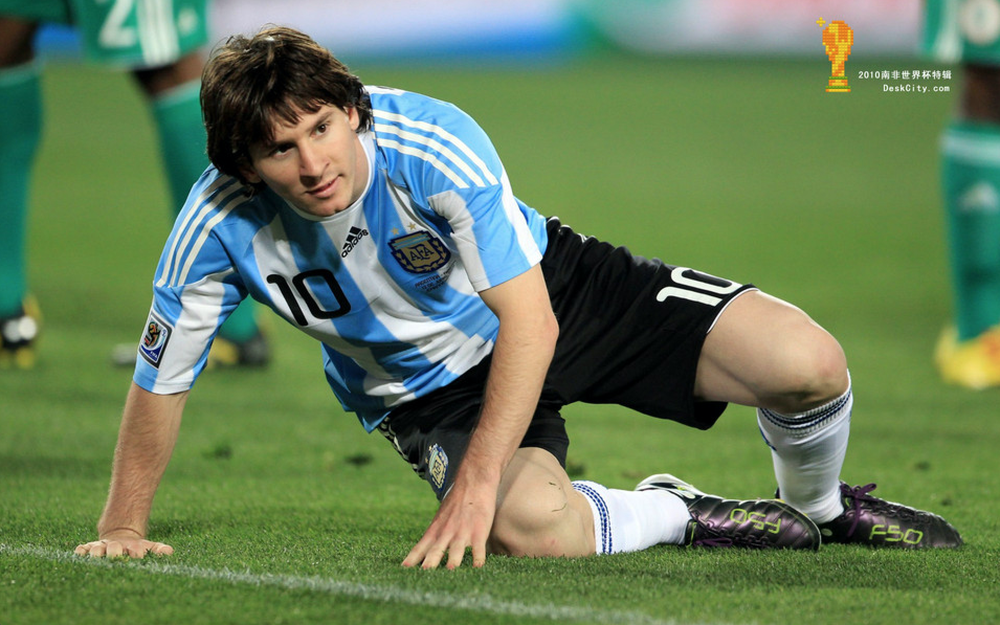
#> input picture data/images/meixi.png, 1000 x 625 px, shrunk from 1910 x 1194 before the run, found by its file name
$ python matplotandopencv.py
#> lines starting #> are read from the running program, lines starting #| are printed output that depends on the picture
#! /usr/bin/env python
# -*- coding: utf-8 -*-

"""
Created on Feb 20 2017
@author: amourleey

"""
import cv2
import numpy as np
import matplotlib.pyplot as plt

img = cv2.imread('data/images/meixi.png')
#> img is the input picture: shape (625, 1000, 3); mean B, G, R 90.5, 126.8, 102.7
b, g, r = cv2.split(img)
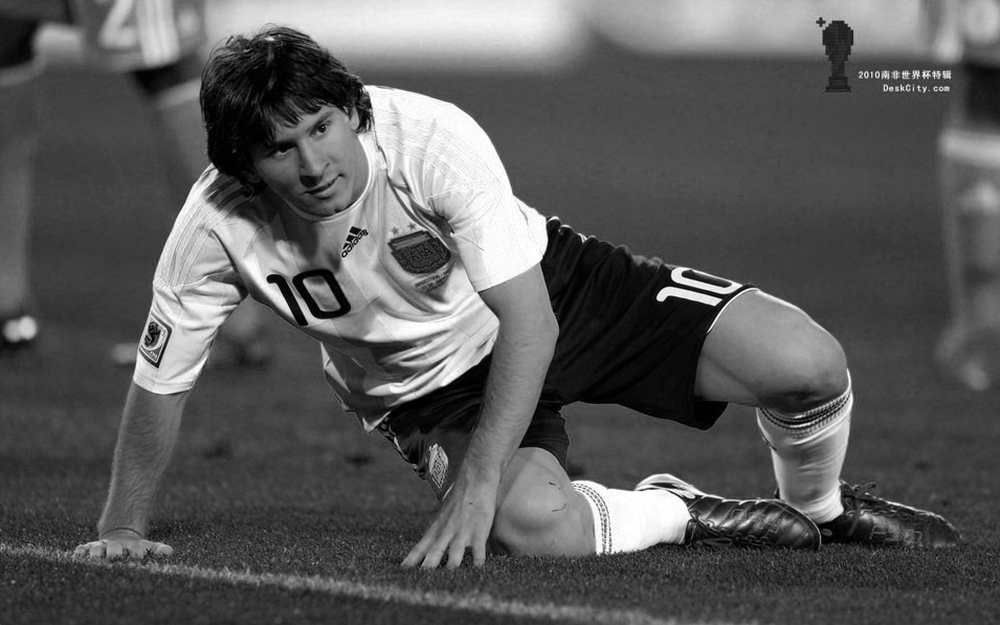
#> b: shape (625, 1000); min 0, max 255, mean 90.5
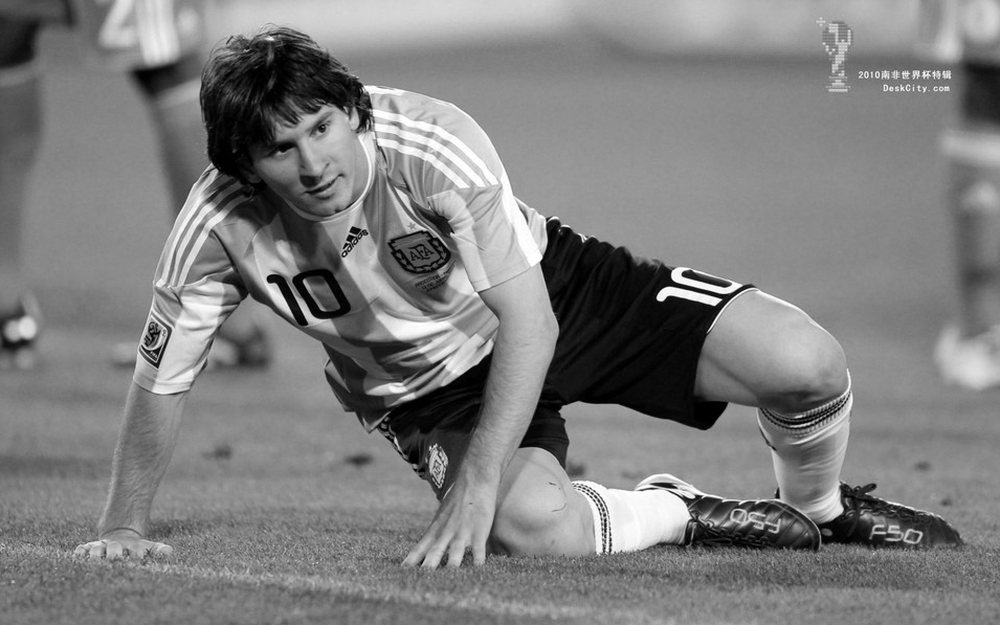
#> g: shape (625, 1000); min 0, max 255, mean 126.8
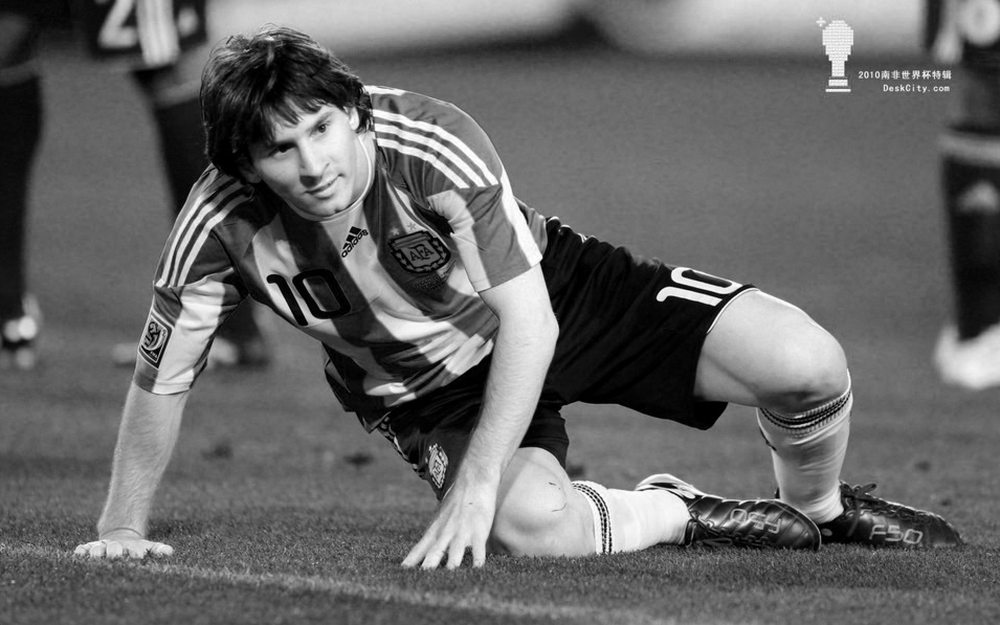
#> r: shape (625, 1000); min 0, max 255, mean 102.7
img2 = cv2.merge([r, g, b])
# img2 = cv2.cvtColor(img, cv2.COLOR_BGR2RGB)

plt.subplot(121),plt.imshow(img)
plt.title('BGR'),plt.xticks([]),plt.yticks([])
plt.subplot(122),plt.imshow(img2)
plt.title('RGB'),plt.xticks([]),plt.yticks([])

plt.show()
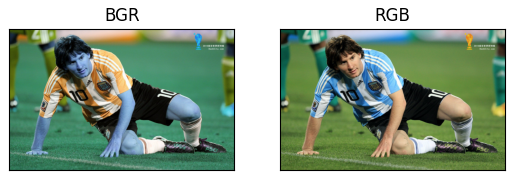
#> figure drawn by matplotlib, 2 panels; B, G, R data is drawn as R, G, B

cv2.imshow('bgr image', img)
cv2.imshow('rgb image', img2)
cv2.waitKey( 0 )
cv2.destroyAllWindows()

$ run again, with data/images/1.png copied over data/images/meixi.png
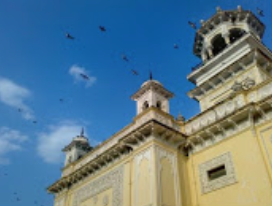
#> input picture data/images/1.png, 272 x 206 px, found by its file name
#> img is the input picture: shape (206, 272, 3); mean B, G, R 141.3, 124.2, 94.1
#> `b, g, r = cv2.split(img)`:
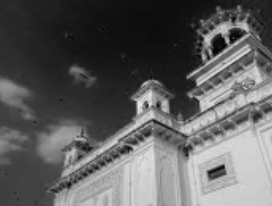
#> r: shape (206, 272); min 2, max 233, mean 94.1
#> `plt.show()`:
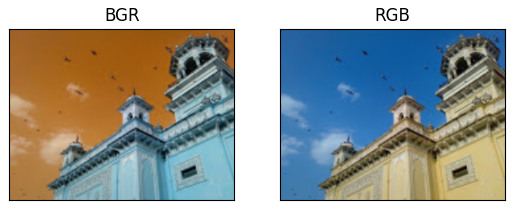
#> figure drawn by matplotlib, 2 panels; B, G, R data is drawn as R, G, B

$ run again, with data/images/apple.png copied over data/images/meixi.png
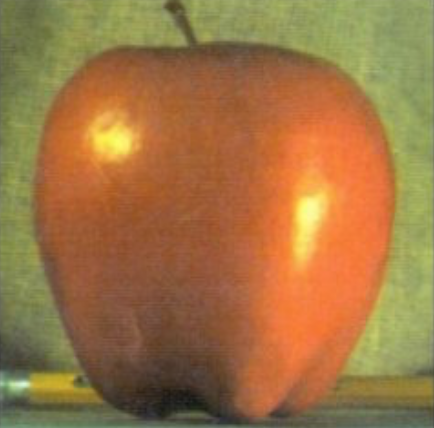
#> input picture data/images/apple.png, 434 x 428 px, found by its file name
#> img is the input picture: shape (428, 434, 3); mean B, G, R 68.1, 117.5, 158.7
#> `b, g, r = cv2.split(img)`:
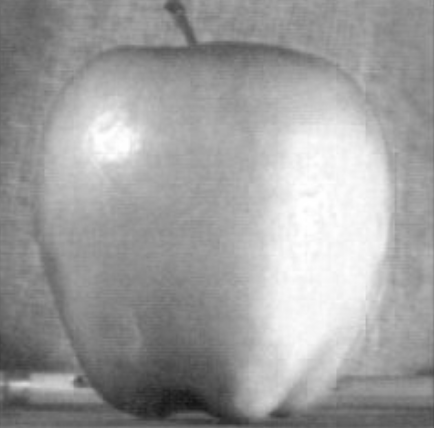
#> r: shape (428, 434); min 17, max 255, mean 158.7
#> `plt.show()`:
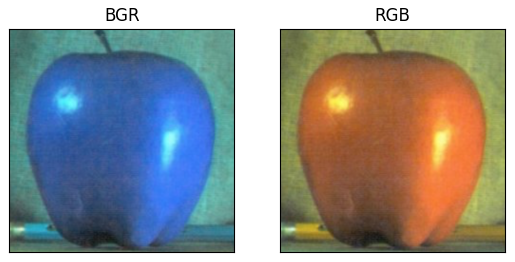
#> figure drawn by matplotlib, 2 panels; B, G, R data is drawn as R, G, B
